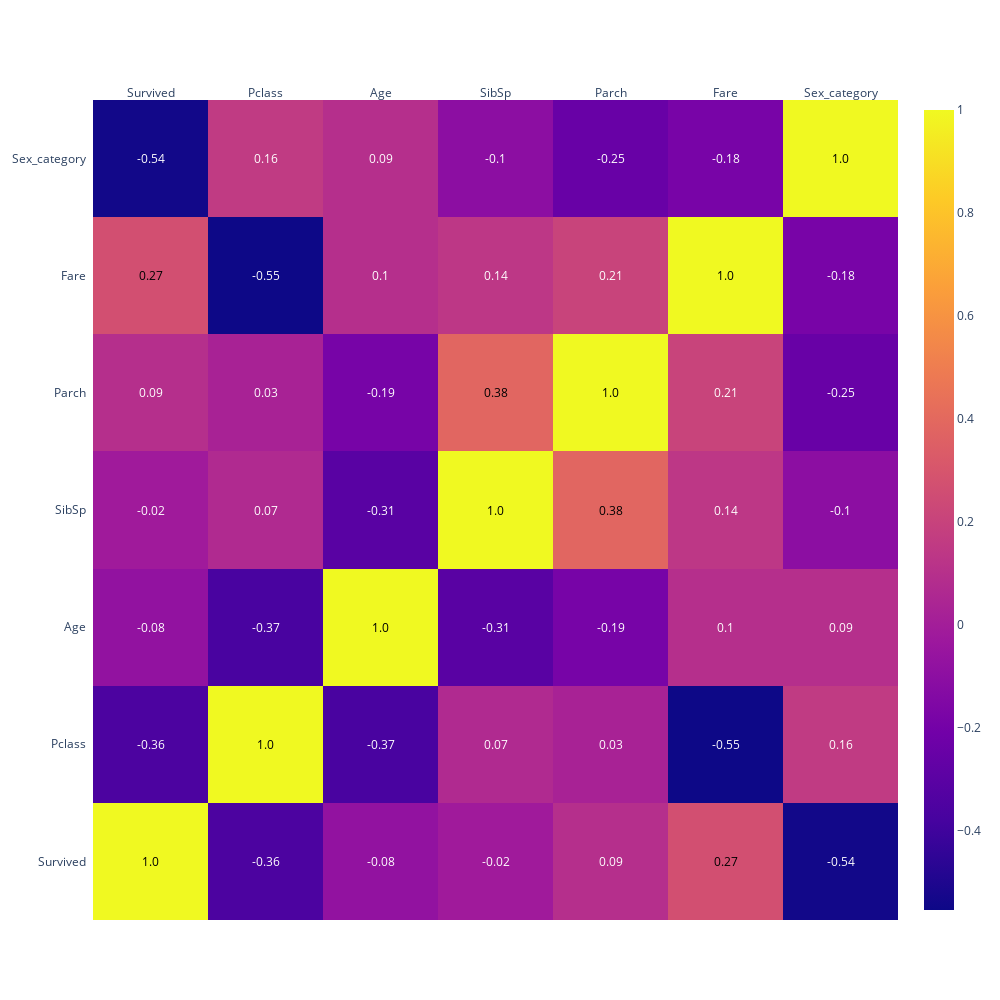

Write notebook code for a chart like this one.
### Code cell
corrs = df_test_data.corr()
figure = ff.create_annotated_heatmap(
    z=corrs.values,
    x=list(corrs.columns),
    y=list(corrs.index),
    annotation_text=corrs.round(2).values,
    showscale=True)

figure.update_layout(
    width=1000,
    height=1000,
)
figure.show()

### Figure 1 — Plotly figure (JSON) as saved in the notebook; plotly's stock layout.template omitted (floating-point values rounded to 4 significant figures)
{"data": [{"colorscale": [[0, "#0d0887"], [0.1111, "#46039f"], [0.2222, "#7201a8"], [0.3333, "#9c179e"], [0.4444, "#bd3786"], [0.5556, "#d8576b"], [0.6667, "#ed7953"], [0.7778, "#fb9f3a"], [0.8889, "#fdca26"], [1, "#f0f921"]], "reversescale": false, "showscale": true, "type": "heatmap", "x": ["Survived", "Pclass", "Age", "SibSp", "Parch", "Fare", "Sex_category"], "y": ["Survived", "Pclass", "Age", "SibSp", "Parch", "Fare", "Sex_category"], "z": [[1, -0.3597, -0.07722, -0.01736, 0.09332, 0.2682, -0.5388], [-0.3597, 1, -0.3692, 0.06725, 0.02568, -0.5542, 0.1555], [-0.07722, -0.3692, 1, -0.3082, -0.1891, 0.09607, 0.09325], [-0.01736, 0.06725, -0.3082, 1, 0.3838, 0.1383, -0.1039], [0.09332, 0.02568, -0.1891, 0.3838, 1, 0.2051, -0.247], [0.2682, -0.5542, 0.09607, 0.1383, 0.2051, 1, -0.185], [-0.5388, 0.1555, 0.09325, -0.1039, -0.247, -0.185, 1]]}], "layout": {"annotations": [{"font": {"color": "#000000"}, "showarrow": false, "text": "1.0", "x": "Survived", "xref": "x", "y": "Survived", "yref": "y"}, {"font": {"color": "#FFFFFF"}, "showarrow": false, "text": "-0.36", "x": "Pclass", "xref": "x", "y": "Survived", "yref": "y"}, {"font": {"color": "#FFFFFF"}, "showarrow": false, "text": "-0.08", "x": "Age", "xref": "x", "y": "Survived", "yref": "y"}, {"font": {"color": "#FFFFFF"}, "showarrow": false, "text": "-0.02", "x": "SibSp", "xref": "x", "y": "Survived", "yref": "y"}, {"font": {"color": "#FFFFFF"}, "showarrow": false, "text": "0.09", "x": "Parch", "xref": "x", "y": "Survived", "yref": "y"}, {"font": {"color": "#000000"}, "showarrow": false, "text": "0.27", "x": "Fare", "xref": "x", "y": "Survived", "yref": "y"}, {"font": {"color": "#FFFFFF"}, "showarrow": false, "text": "-0.54", "x": "Sex_category", "xref": "x", "y": "Survived", "yref": "y"}, {"font": {"color": "#FFFFFF"}, "showarrow": false, "text": "-0.36", "x": "Survived", "xref": "x", "y": "Pclass", "yref": "y"}, {"font": {"color": "#000000"}, "showarrow": false, "text": "1.0", "x": "Pclass", "xref": "x", "y": "Pclass", "yref": "y"}, {"font": {"color": "#FFFFFF"}, "showarrow": false, "text": "-0.37", "x": "Age", "xref": "x", "y": "Pclass", "yref": "y"}, {"font": {"color": "#FFFFFF"}, "showarrow": false, "text": "0.07", "x": "SibSp", "xref": "x", "y": "Pclass", "yref": "y"}, {"font": {"color": "#FFFFFF"}, "showarrow": false, "text": "0.03", "x": "Parch", "xref": "x", "y": "Pclass", "yref": "y"}, {"font": {"color": "#FFFFFF"}, "showarrow": false, "text": "-0.55", "x": "Fare", "xref": "x", "y": "Pclass", "yref": "y"}, {"font": {"color": "#FFFFFF"}, "showarrow": false, "text": "0.16", "x": "Sex_category", "xref": "x", "y": "Pclass", "yref": "y"}, {"font": {"color": "#FFFFFF"}, "showarrow": false, "text": "-0.08", "x": "Survived", "xref": "x", "y": "Age", "yref": "y"}, {"font": {"color": "#FFFFFF"}, "showarrow": false, "text": "-0.37", "x": "Pclass", "xref": "x", "y": "Age", "yref": "y"}, {"font": {"color": "#000000"}, "showarrow": false, "text": "1.0", "x": "Age", "xref": "x", "y": "Age", "yref": "y"}, {"font": {"color": "#FFFFFF"}, "showarrow": false, "text": "-0.31", "x": "SibSp", "xref": "x", "y": "Age", "yref": "y"}, {"font": {"color": "#FFFFFF"}, "showarrow": false, "text": "-0.19", "x": "Parch", "xref": "x", "y": "Age", "yref": "y"}, {"font": {"color": "#FFFFFF"}, "showarrow": false, "text": "0.1", "x": "Fare", "xref": "x", "y": "Age", "yref": "y"}, {"font": {"color": "#FFFFFF"}, "showarrow": false, "text": "0.09", "x": "Sex_category", "xref": "x", "y": "Age", "yref": "y"}, {"font": {"color": "#FFFFFF"}, "showarrow": false, "text": "-0.02", "x": "Survived", "xref": "x", "y": "SibSp", "yref": "y"}, {"font": {"color": "#FFFFFF"}, "showarrow": false, "text": "0.07", "x": "Pclass", "xref": "x", "y": "SibSp", "yref": "y"}, {"font": {"color": "#FFFFFF"}, "showarrow": false, "text": "-0.31", "x": "Age", "xref": "x", "y": "SibSp", "yref": "y"}, {"font": {"color": "#000000"}, "showarrow": false, "text": "1.0", "x": "SibSp", "xref": "x", "y": "SibSp", "yref": "y"}, {"font": {"color": "#000000"}, "showarrow": false, "text": "0.38", "x": "Parch", "xref": "x", "y": "SibSp", "yref": "y"}, {"font": {"color": "#FFFFFF"}, "showarrow": false, "text": "0.14", "x": "Fare", "xref": "x", "y": "SibSp", "yref": "y"}, {"font": {"color": "#FFFFFF"}, "showarrow": false, "text": "-0.1", "x": "Sex_category", "xref": "x", "y": "SibSp", "yref": "y"}, {"font": {"color": "#FFFFFF"}, "showarrow": false, "text": "0.09", "x": "Survived", "xref": "x", "y": "Parch", "yref": "y"}, {"font": {"color": "#FFFFFF"}, "showarrow": false, "text": "0.03", "x": "Pclass", "xref": "x", "y": "Parch", "yref": "y"}, {"font": {"color": "#FFFFFF"}, "showarrow": false, "text": "-0.19", "x": "Age", "xref": "x", "y": "Parch", "yref": "y"}, {"font": {"color": "#000000"}, "showarrow": false, "text": "0.38", "x": "SibSp", "xref": "x", "y": "Parch", "yref": "y"}, {"font": {"color": "#000000"}, "showarrow": false, "text": "1.0", "x": "Parch", "xref": "x", "y": "Parch", "yref": "y"}, {"font": {"color": "#FFFFFF"}, "showarrow": false, "text": "0.21", "x": "Fare", "xref": "x", "y": "Parch", "yref": "y"}, {"font": {"color": "#FFFFFF"}, "showarrow": false, "text": "-0.25", "x": "Sex_category", "xref": "x", "y": "Parch", "yref": "y"}, {"font": {"color": "#000000"}, "showarrow": false, "text": "0.27", "x": "Survived", "xref": "x", "y": "Fare", "yref": "y"}, {"font": {"color": "#FFFFFF"}, "showarrow": false, "text": "-0.55", "x": "Pclass", "xref": "x", "y": "Fare", "yref": "y"}, {"font": {"color": "#FFFFFF"}, "showarrow": false, "text": "0.1", "x": "Age", "xref": "x", "y": "Fare", "yref": "y"}, {"font": {"color": "#FFFFFF"}, "showarrow": false, "text": "0.14", "x": "SibSp", "xref": "x", "y": "Fare", "yref": "y"}, {"font": {"color": "#FFFFFF"}, "showarrow": false, "text": "0.21", "x": "Parch", "xref": "x", "y": "Fare", "yref": "y"}, {"font": {"color": "#000000"}, "showarrow": false, "text": "1.0", "x": "Fare", "xref": "x", "y": "Fare", "yref": "y"}, {"font": {"color": "#FFFFFF"}, "showarrow": false, "text": "-0.18", "x": "Sex_category", "xref": "x", "y": "Fare", "yref": "y"}, {"font": {"color": "#FFFFFF"}, "showarrow": false, "text": "-0.54", "x": "Survived", "xref": "x", "y": "Sex_category", "yref": "y"}, {"font": {"color": "#FFFFFF"}, "showarrow": false, "text": "0.16", "x": "Pclass", "xref": "x", "y": "Sex_category", "yref": "y"}, {"font": {"color": "#FFFFFF"}, "showarrow": false, "text": "0.09", "x": "Age", "xref": "x", "y": "Sex_category", "yref": "y"}, {"font": {"color": "#FFFFFF"}, "showarrow": false, "text": "-0.1", "x": "SibSp", "xref": "x", "y": "Sex_category", "yref": "y"}, {"font": {"color": "#FFFFFF"}, "showarrow": false, "text": "-0.25", "x": "Parch", "xref": "x", "y": "Sex_category", "yref": "y"}, {"font": {"color": "#FFFFFF"}, "showarrow": false, "text": "-0.18", "x": "Fare", "xref": "x", "y": "Sex_category", "yref": "y"}, {"font": {"color": "#000000"}, "showarrow": false, "text": "1.0", "x": "Sex_category", "xref": "x", "y": "Sex_category", "yref": "y"}], "height": 1000, "width": 1000, "xaxis": {"dtick": 1, "gridcolor": "rgb(0, 0, 0)", "side": "top", "ticks": ""}, "yaxis": {"dtick": 1, "ticks": "", "ticksuffix": "  "}}}
